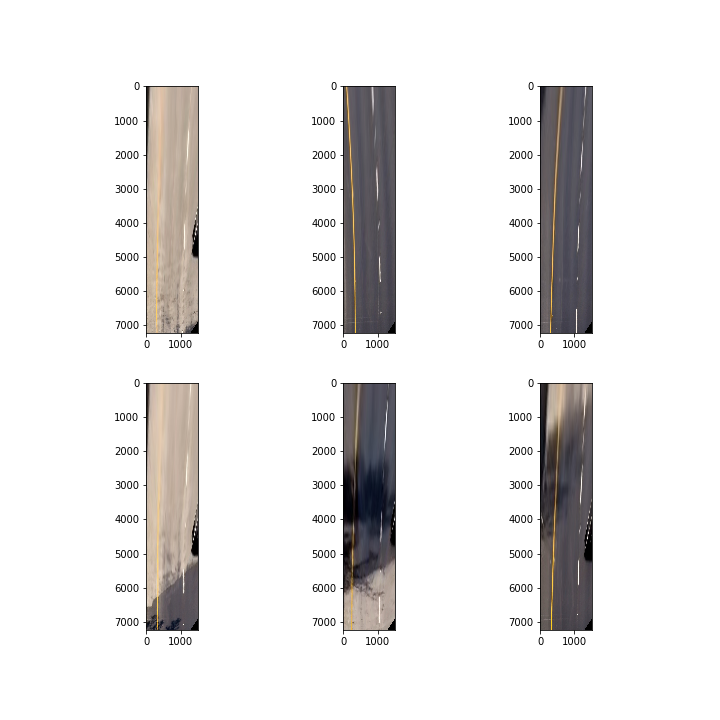
#> input picture images/birds_eye_all.png, 720 x 720 px
$ python -i pipeline_movie.py   (imports and definitions only)
#> lines starting #> are read from the running program, lines starting #| are printed output that depends on the picture; after the words box and inside, x2 and y2 are one past the last pixel; in counts of white or black regions, pixels touching at a corner belong together
#> further down, picture is the input picture: shape (720, 720, 3); mean B, G, R 230.5, 230.9, 232.2
import numpy as np
import cv2
import matplotlib.pyplot as plt
from moviepy.editor import VideoFileClip

# global variables
bird_shape = (1500,7240)
num_windows = 1000
window_size = bird_shape[1]/num_windows
midpoint = 700

font = cv2.FONT_HERSHEY_SIMPLEX

# meters per pixel (12 feet = 724 pixels, 1 meter = 3.28 feet)
mpp = 12/(724*3.28)
y = np.arange(num_windows)*window_size + window_size/2

# import the needed variables
# [3 lines not run here, left out]
# [1 line that did not run here, left out]
# [1 line that did not run here, left out]

# matrix to compute column sums in blocks
F = np.zeros(shape = (num_windows, bird_shape[1]))
# [2 lines not run here, left out]

# [20 lines left out: function S_transformation, not called in this run]


def S_transformation2(img):
    '''
    img should be an undistorted normal view of the road.
    This function is similar to S_transformation but changes the order of operations.
    Here we
    1) Apply saturation formula in high lightness case
    2) Crop image to remove the sky
    3) Threshold
    4) Perspective transform to overhead view
    This order results in thinner detected lines than S_transformation which operates on
    a perspective transformed image.
    '''
    scaled_img = img/255
    # we just take the formula for distortion in the bright L case
    V_max = np.max(scaled_img,axis = 2)
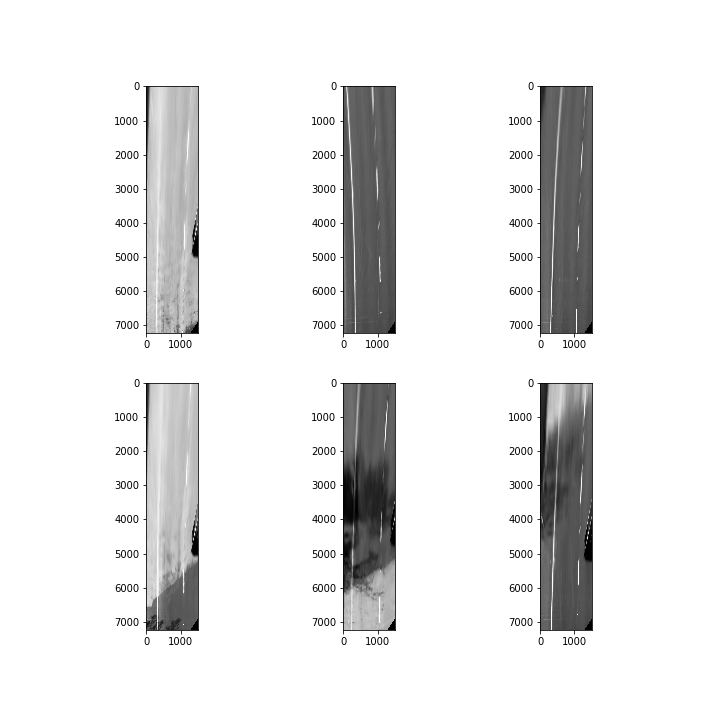
#> V_max: shape (720, 720) float64; min 0, max 1, mean 0.913
    V_min = np.min(scaled_img,axis = 2)
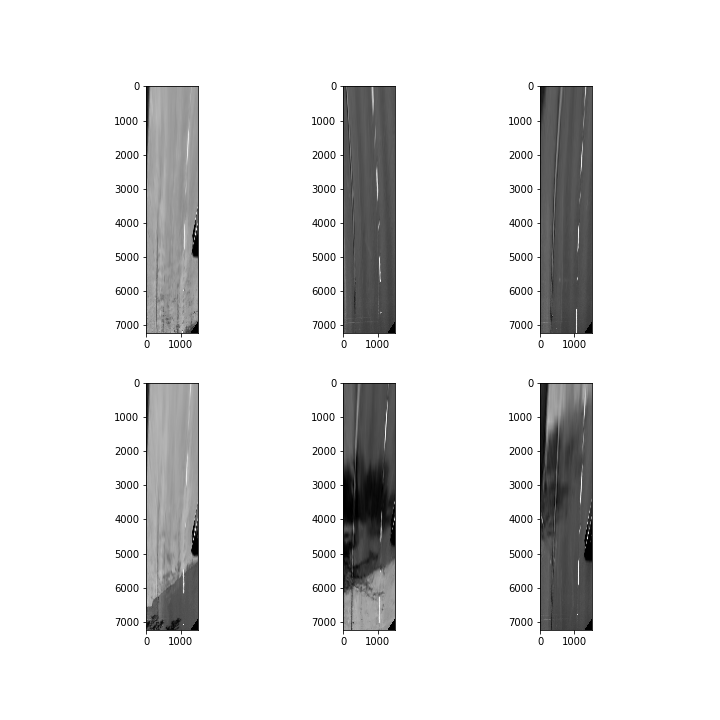
#> V_min: shape (720, 720) float64; min 0, max 1, mean 0.901
    S = (V_max - V_min)/(2-(V_max + V_min)+1e-6)
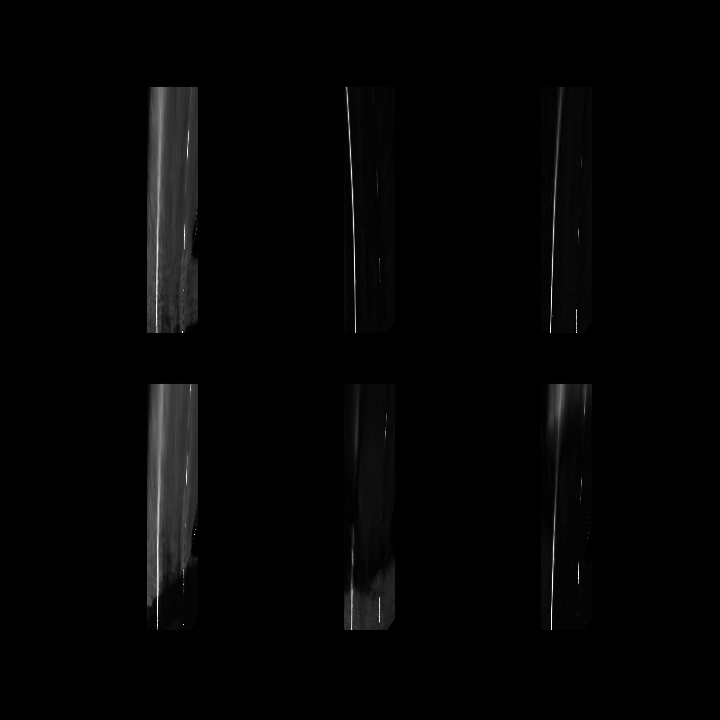
#> S: shape (720, 720) float64; min 0, max 1, mean 0.0155
    S = np.uint8(255*S/np.max(S))
    S = S[400:,:]
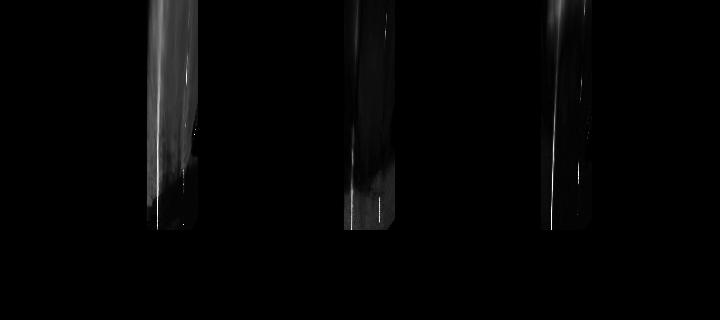
#> S: shape (320, 720); min 0, max 255, mean 4.1
    ret,thresh = cv2.threshold(S,0,255,cv2.THRESH_BINARY+cv2.THRESH_OTSU)
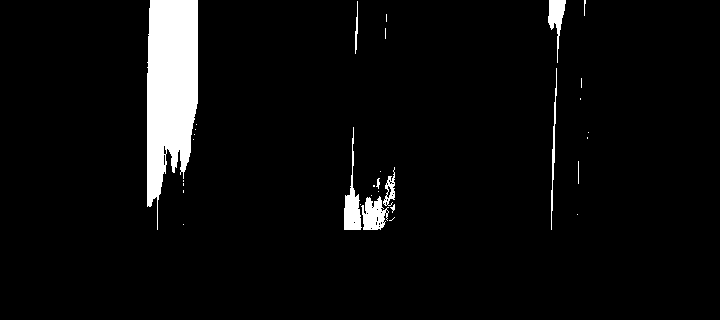
#> thresh: shape (320, 720); 4.8% white; 32 white regions (21 under 20 px), largest, box (x1, y1, x2, y2) and area: (147, 0, 198, 230) 8510, (344, 127, 362, 230) 673, (361, 196, 389, 230) 609
#> ret = 33
    thresh = np.vstack((np.zeros(shape = (400,img.shape[1])),thresh)).astype(np.uint8)
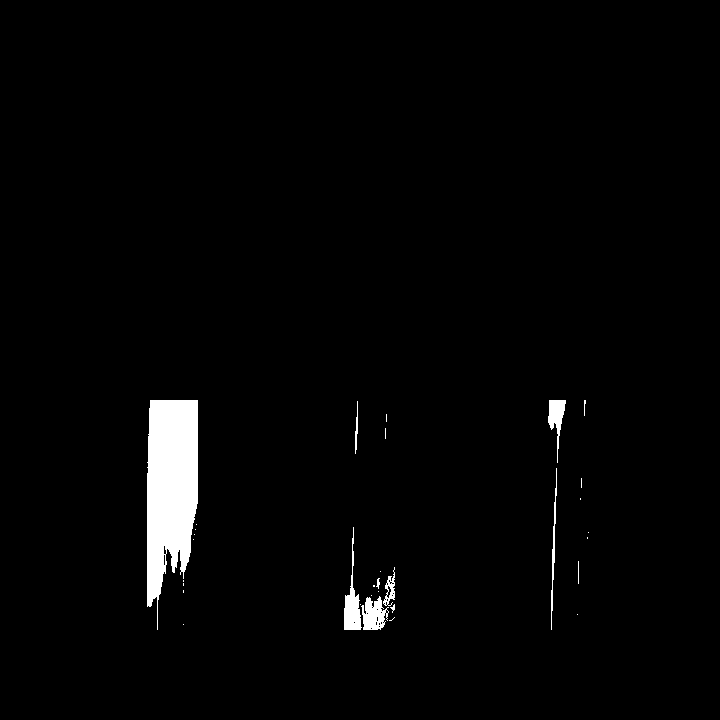
#> thresh: shape (720, 720); 2.1% white; 32 white regions (21 under 20 px), largest, box (x1, y1, x2, y2) and area: (147, 400, 198, 630) 8510, (344, 527, 362, 630) 673, (361, 596, 389, 630) 609
    thresh = cv2.medianBlur(thresh,3)
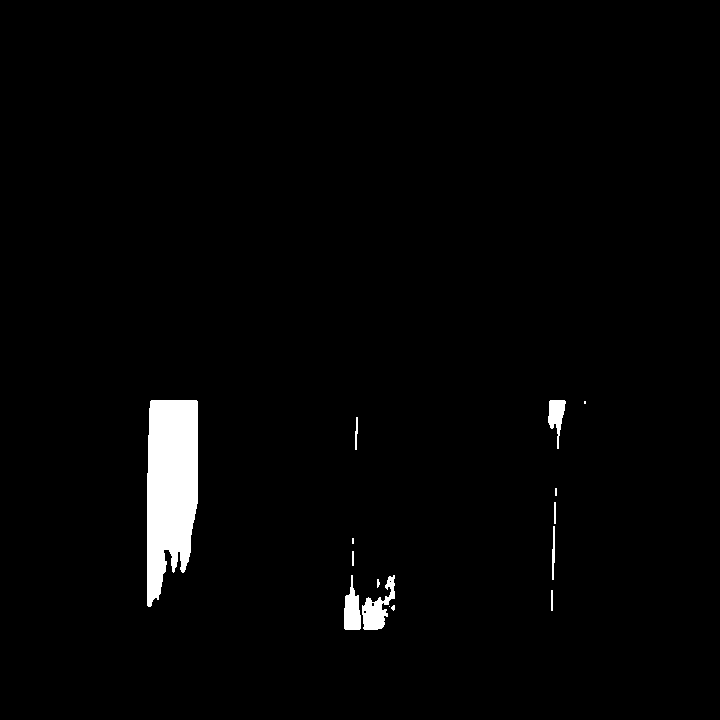
#> thresh: shape (720, 720); 2.1% white; 15 white regions (5 under 20 px), largest, box (x1, y1, x2, y2) and area: (147, 400, 198, 607) 8476, (362, 575, 395, 630) 817, (344, 575, 361, 630) 603
#> (the run stopped early here; a loop or call above may not have finished)
